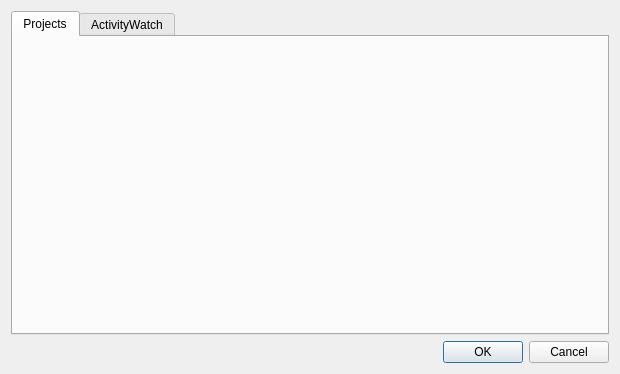
<?xml version="1.0" encoding="UTF-8"?>
<ui version="4.0">
 <class>settingsWindow</class>
 <widget class="QDialog" name="settingsWindow">
  <property name="geometry">
   <rect>
    <x>0</x>
    <y>0</y>
    <width>620</width>
    <height>374</height>
   </rect>
  </property>
  <property name="windowTitle">
   <string>Dialog</string>
  </property>
  <property name="modal">
   <bool>true</bool>
  </property>
  <layout class="QVBoxLayout" name="verticalLayout">
   <item>
    <widget class="QTabWidget" name="tabWidget">
     <property name="currentIndex">
      <number>0</number>
     </property>
     <property name="documentMode">
      <bool>false</bool>
     </property>
     <widget class="QWidget" name="projectsTab">
      <attribute name="title">
       <string>Projects</string>
      </attribute>
      <layout class="QVBoxLayout" name="verticalLayout_5"/>
     </widget>
     <widget class="QWidget" name="serverSettingsTab">
      <attribute name="title">
       <string>ActivityWatch</string>
      </attribute>
      <layout class="QFormLayout" name="formLayout">
       <item row="0" column="1">
        <widget class="QCheckBox" name="isLocalServerBox">
         <property name="text">
          <string>Run local server</string>
         </property>
         <property name="checkable">
          <bool>true</bool>
         </property>
         <property name="checked">
          <bool>false</bool>
         </property>
        </widget>
       </item>
       <item row="1" column="0">
        <widget class="QLabel" name="hostLabel">
         <property name="text">
          <string>Host</string>
         </property>
        </widget>
       </item>
       <item row="1" column="1">
        <widget class="QLineEdit" name="hostEdit">
         <property name="placeholderText">
          <string>http://localhost</string>
         </property>
        </widget>
       </item>
       <item row="3" column="0">
        <widget class="QLabel" name="portLabel">
         <property name="text">
          <string>Port</string>
         </property>
        </widget>
       </item>
       <item row="3" column="1">
        <widget class="QSpinBox" name="portBox">
         <property name="maximum">
          <number>65535</number>
         </property>
        </widget>
       </item>
       <item row="4" column="0">
        <widget class="QLabel" name="intervalLabel">
         <property name="text">
          <string>Interval</string>
         </property>
         <property name="textFormat">
          <enum>Qt::PlainText</enum>
         </property>
        </widget>
       </item>
       <item row="4" column="1">
        <layout class="QHBoxLayout" name="horizontalLayout">
         <item>
          <widget class="QSpinBox" name="intervalBox">
           <property name="buttonSymbols">
            <enum>QAbstractSpinBox::UpDownArrows</enum>
           </property>
           <property name="accelerated">
            <bool>false</bool>
           </property>
           <property name="maximum">
            <number>10000</number>
           </property>
          </widget>
         </item>
         <item>
          <widget class="QLabel" name="label">
           <property name="text">
            <string>seconds</string>
           </property>
          </widget>
         </item>
        </layout>
       </item>
      </layout>
     </widget>
    </widget>
   </item>
   <item>
    <widget class="QDialogButtonBox" name="buttonBox">
     <property name="orientation">
      <enum>Qt::Horizontal</enum>
     </property>
     <property name="standardButtons">
      <set>QDialogButtonBox::Cancel|QDialogButtonBox::Ok</set>
     </property>
    </widget>
   </item>
  </layout>
 </widget>
 <resources/>
 <connections>
  <connection>
   <sender>buttonBox</sender>
   <signal>accepted()</signal>
   <receiver>settingsWindow</receiver>
   <slot>accept()</slot>
   <hints>
    <hint type="sourcelabel">
     <x>248</x>
     <y>254</y>
    </hint>
    <hint type="destinationlabel">
     <x>157</x>
     <y>274</y>
    </hint>
   </hints>
  </connection>
  <connection>
   <sender>buttonBox</sender>
   <signal>rejected()</signal>
   <receiver>settingsWindow</receiver>
   <slot>reject()</slot>
   <hints>
    <hint type="sourcelabel">
     <x>316</x>
     <y>260</y>
    </hint>
    <hint type="destinationlabel">
     <x>286</x>
     <y>274</y>
    </hint>
   </hints>
  </connection>
 </connections>
</ui>
